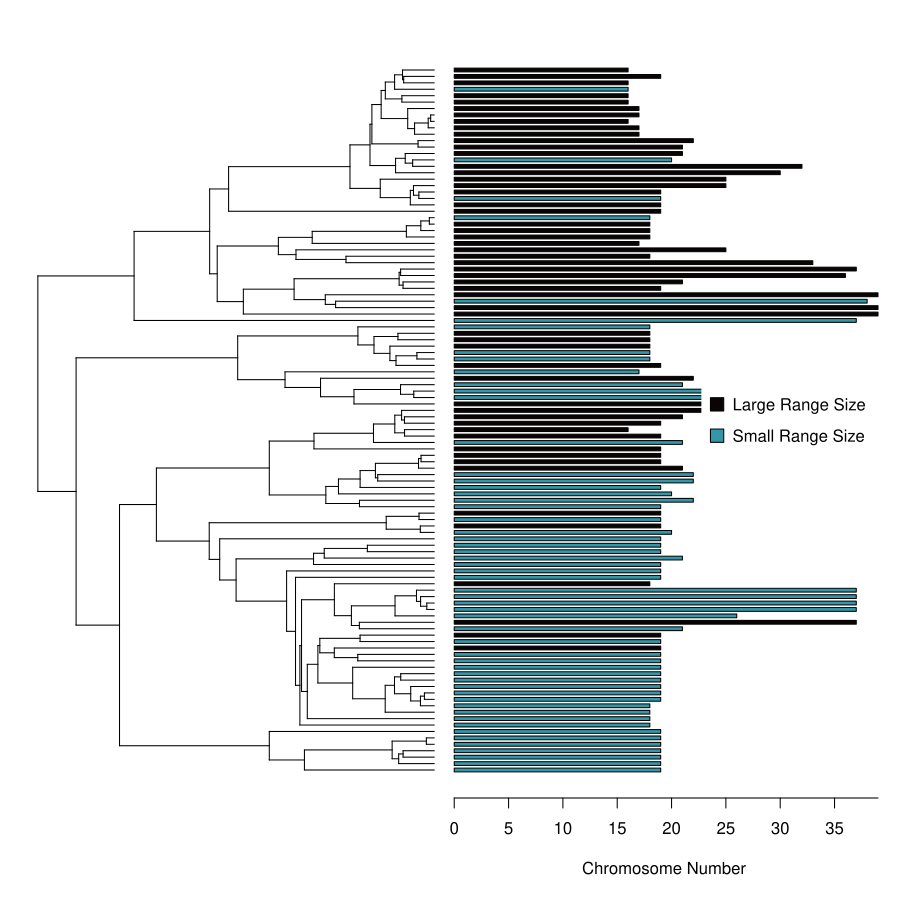

Here is the R script that generated this plot:
#Michelle Jonika
#september 7, 2021

#creates a phylogenetic plot visualizing chromosome number and range size as a
#discrete trait

###LOAD IN PACKAGES###----------------------------------------------------------

library(phytools)
library(chromePlus)
library(viridis)

###LOAD IN DATA###--------------------------------------------------------------

#load in tree data
trees <- read.nexus("../data/carnivora.nex")
for(i in 1:100){
  #trees are ultrametric, this line corrects for the fact that the tolerance
  #for being ultrametric is not met by some trees
  trees[[i]] <- force.ultrametric(trees[[i]], method = "extend")
}
#load in chromosome data
chroms <- read.csv("../data/chroms.csv")

#load in range size
range <- read.csv("../data/calc.carn.range.sizes.csv")
#change column names to be informative
colnames(range) <- c("species", "range.size")

###PRUNE DATA###----------------------------------------------------------------

#prune chromosome number and combnine with range size
dat.pruned <- range
#add empty third column for chromosome number
dat.pruned[, 3]  <- NA
#name the third column
colnames(dat.pruned)[3] <- "hap.chrom"
# TODO columns are out of order lets fix them immediately
dat.pruned <- dat.pruned[, c(1, 3, 2)]

#this loop creates 100 datasets, sampling a chromosome number for each species 
#when there is more than one
datalist <- list()
for(j in 1:100){
  for(i in 1:nrow(range)){
    hit <- which(chroms$species == range$species[i])
    if(length(hit) > 1){
      hit <- sample(hit, 1)
    }
    dat.pruned$hap.chrom[i] <- chroms[hit, 2]
  }
  datalist[[j]] <- dat.pruned
}

#prune and scale trees
#find tips that are missing from the dataset
missing <- trees[[1]]$tip.label[!trees[[1]]$tip.label %in% datalist[[1]]$species]
#empty list to store pruned trees
trees.pruned <- list()
#empty vector to store tree depths
#keep tree depths to correct for depth when analysing rates
tree.depths <- c()

#loop that drops missing tips and stores tree depths for further use
for(i in 1:100){
  cur.tree <- drop.tip(trees[[i]], tip = missing)
  tree.depths[i] <- max(branching.times(cur.tree))
  # a rounding error also makes tree 52 fail due to a multitomy in the genus
  # pusa
  if(i == 52){
    cur.tree <- multi2di(cur.tree)
    
  }
  cur.tree$edge.length <-  cur.tree$edge.length / max(branching.times(cur.tree))
  trees.pruned[[i]] <- cur.tree
}

#rm old data and clean up environment
rm(trees, cur.tree, i, j, missing, chroms, dat.pruned, range, hit)

###DISCRETIZE RANGE SIZES###----------------------------------------------------
#discretize range size based on the median
for(i in 1:100){
  x <- median(datalist[[1]]$range.size)
  datalist[[i]]$range.size <- as.numeric(datalist[[1]]$range.size >= x)
}
#0 = small; 1 = large pop size
rm(i, x)

###CONTINUOUS TRAIT MAP###------------------------------------------------------

#create a vector of chromosome numbers for barplot
chroms <- datalist[[1]]$hap.chrom
names(chroms) <- datalist[[1]]$species

#use plot tree with bars to create a phylogenetic tree with barplots for the 
#chromosome number
plotTree.barplot(tree = trees.pruned[[1]],
                 x = chroms,
                 lwd=4,
                 args.plotTree = 
                   list(ftype = "off"),
                 args.barplot = 
                   list(col = viridis(2, option= "G", 
                                      end = 0.6)[datalist[[1]]$range.size + 1],
                        xlab = "Chromosome Number"),
                 args.axis = list(at = seq(0,40, by = 5)))
legend(x = "right", 
       legend = c("Large Range Size", "Small Range Size"), 
       pch = 22, 
       pt.cex = 2, 
       box.col = "transparent", 
       pt.bg = viridis(2, option= "G", end = 0.6))

#export 9"x9"
